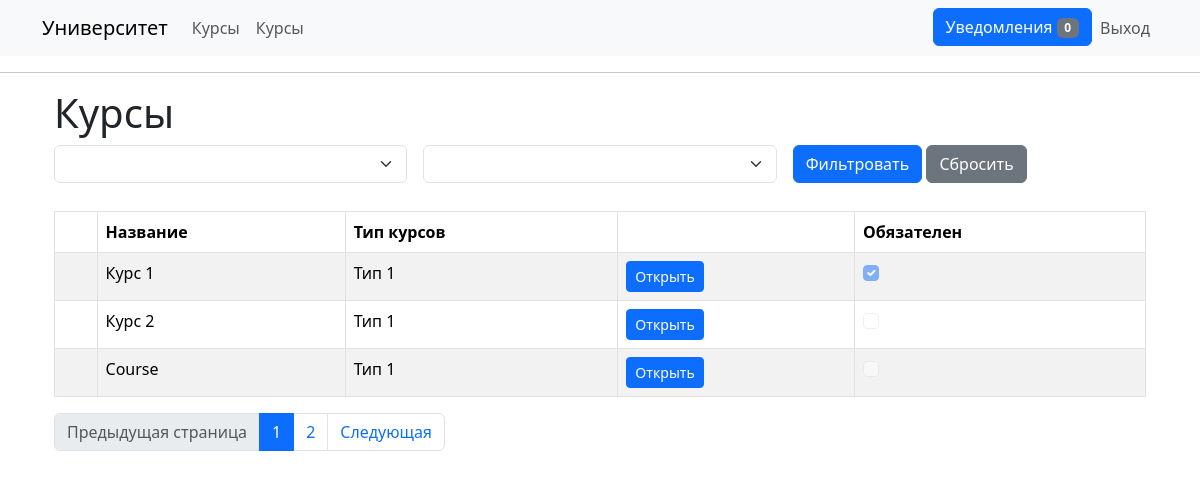
Before: /courses (signed in) with the older database file.
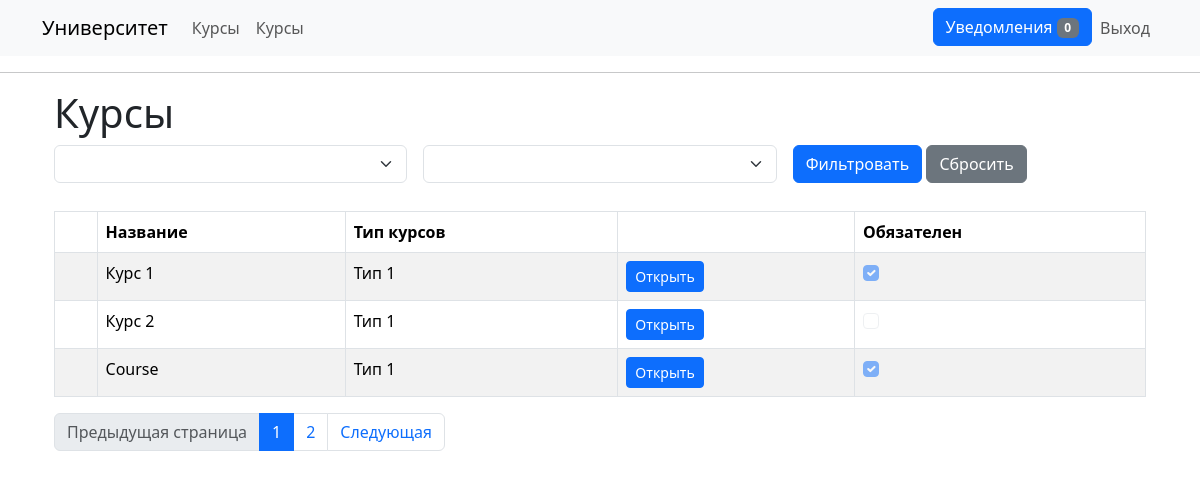
After: the same page with the newer database file.
### app/models/course.py (models this page shows, shortened)
class Course(db.Model):
    id: so.Mapped[int] = so.mapped_column(primary_key=True)
    name: so.Mapped[str] = so.mapped_column(
        sa.String(128), index=True, unique=True)
    course_type_id: so.Mapped[int] = so.mapped_column(
        sa.ForeignKey('course_type.id', ondelete='CASCADE'), index=True)
    course_type: so.Mapped['CourseType'] = so.relationship(
        back_populates='courses')
    is_included: so.Mapped[bool] = so.mapped_column(sa.Boolean, index=True, default=False)
    teachers_courses: so.WriteOnlyMapped['TeacherCourse'] = so.relationship(
        back_populates='course', passive_deletes=True)

### app/models/course_type.py (models this page shows, shortened)
class CourseType(db.Model):
    __tablename__ = 'course_type'
    id: so.Mapped[int] = so.mapped_column(primary_key=True)
    name: so.Mapped[str] = so.mapped_column(
        sa.String(128), index=True, unique=True)
    courses: so.WriteOnlyMapped['Course'] = so.relationship(
        back_populates='course_type', passive_deletes=True)
    deadline: so.Mapped[Optional[datetime]] = so.mapped_column(
        index=True, default=lambda: add_years(datetime.now(timezone.utc), 3))

### app/routes/course_routes.py (the view)
@app.route('/courses')
@login_required
def courses():
    page = request.args.get('page', 1, type=int)
    course_type = request.args.get('course_type_id', None, type=int)
    is_included = request.args.get('is_included', None, type=str)
    if is_included == '':
        is_included=None
    if is_included is not None and is_included == 'True':
        is_included = True
    if is_included is not None and is_included == 'False':
        is_included = False
    if course_type is not None:
        course_type = [course_type]
    courses = course_service.get_all_paginated(page, is_included, course_type)
    course_types = course_type_service.get_all()
    return render_template('courses/courses.html', title='Курсы', courses=courses, course_types=course_types)

### app/routes/__init__.py (called while the page is built)
@login.user_loader
def load_user(id):
  return user_service.get_by_id(id)

### app/services/course_service.py (called while the page is built)
def get_all_paginated(page: int, included=None, course_types=None):
    try:
        query = sa.select(Course)
        conditions = []
        app.logger.info(f"условия {included, course_types}")
        if included is not None:
            conditions.append(Course.is_included == included)
        if course_types is not None:
            conditions.append(Course.course_type_id.in_(course_types))
        app.logger.info(f"условия {conditions}")
        if conditions:
            query = query.where(sa.and_(*conditions))
        query = query.order_by(Course.course_type_id)
        return db.paginate(query, page=page, per_page=app.config['COURSES_PER_PAGE'], error_out=False)
    except Exception as e:
        db.session.rollback()
        app.logger.error(e)
        raise Exception('Неизвестная ошибка')

### app/services/course_type_service.py (called while the page is built)
def get_all():
    try:
        return db.session.execute(sa.select(CourseType).order_by(CourseType.name)).scalars().all()
    except Exception as e:
        db.session.rollback()
        app.logger.error(e)
        raise Exception('Неизвестная ошибка')

### app/templates/courses/courses.html (shortened to what the changed rows need)
{% extends "base.html" %}
{% block content %}
    <div class="container">
        <h1>Курсы</h1>
        <br>
        <table id="courses-table" class="table table-striped table-bordered" style="width:100%">
            <thead>
                <tr>
                    <th> </th>
                    <th> Название </th>
                    <th> Тип курсов </th>
                    <th></th>
                    <th>Обязателен</th>
                </tr>
            </thead>
            <tbody>
                {% for course in courses.items %}
                    <tr id="course{{ course.id }}">
                        <td></td>
                        <td>{{course.name}}</td>
                        <td>{{course.course_type.name}}</td>
                        {% if current_user.role == 0 %}
                        <td>
                            <a class="btn btn-sm btn-secondary" href="{{ url_for('edit_course', course_id=course.id) }}" role="button">Редактировать</a>
                        </td>
                        <td>
                            <button class="btn btn-danger btn-sm delete-btn"
                                    data-item-id="{{ course.id }}">
                                Удалить
                            </button>
                        </td>
                        {% else %}
                        <td>
                            <a class="btn btn-sm btn-primary" href="{{ url_for('teacher_course', user_id=current_user.id, course_id=course.id) }}" role="button">Открыть</a>
                        </td>
                        {% endif %}
                        <td>
                            {% if current_user.role == 0 %}
                            {% if course.is_included %}
                                <input class="form-check-input" type="checkbox" data-item-id="{{ course.id }}" checked>
                            {% else %}
                                <input class="form-check-input" type="checkbox" data-item-id="{{ course.id }}">
                            {% endif %}
                            {% else %}
                            {% if course.is_included %}
                                <input class="form-check-input" type="checkbox" data-item-id="{{ course.id }}" checked disabled>
                            {% else %}
                                <input class="form-check-input" type="checkbox" data-item-id="{{ course.id }}" disabled>
                            {% endif %}
                            {% endif %}
                        </td>
                    </tr>
                {% endfor %}
            </tbody>
        </table>
    </div>
{% endblock %}

Changed rows visible on the page:
changed Course "Course": id "☐" → "☑"
